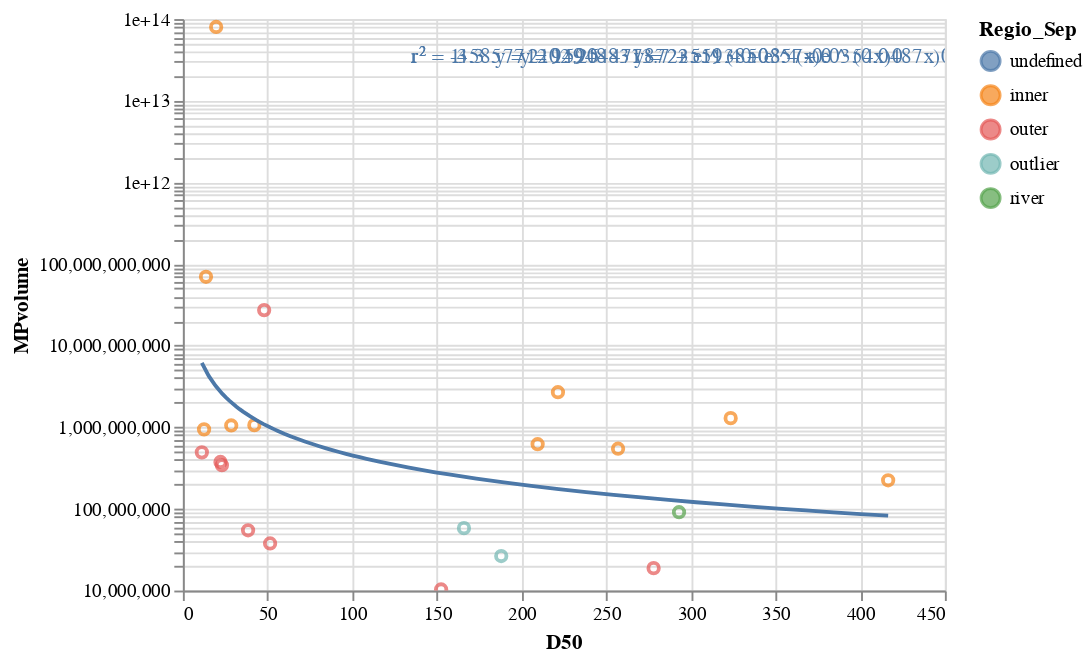

Here is the notebook cell this chart was saved with:
### Code cell
selection = alt.selection_multi(fields=['polymer_type'], bind='legend')

MP_SED_Plot = alt.Chart(tot_samples).mark_point().encode(
    x='D50',
    y= alt.Y('MPvolume',scale = alt.Scale(type= 'log')),
    color='Regio_Sep'
   # color= 'Dist_WWTP',
   # tooltip = ['polymer_type', 'Sample']
)

Reg_Line = MP_SED_Plot.transform_regression('D50', 'MPvolume',
                                            method="pow",
                                            #groupby=["Dist_WWTP"]
                                            #groupby=["Regio_Sep"],
                                           ).mark_line(color="red")

Reg_Params = MP_SED_Plot.transform_regression('D50', 'MPvolume',
                                              method="exp",
                                              groupby=["Regio_Sep"],
                                              params=True                                             
    ).mark_text(align='left', lineBreak='\n').encode(
        x=alt.value(120),  # pixels from left
        y=alt.value(20),  # pixels from top
        text='params:N'
    ).transform_calculate(
        params='"r² = " + round(datum.rSquared * 100)/100 + \
    "      y = " + round(datum.coef[0] * 10)/10 + " + e ^ (" + round(datum.coef[1] * 10000)/10000 + "x" + ")" + \n + " "'
    )

#ParamsDF = altair_transform.extract_data(Reg_Params)

alt.layer(MP_SED_Plot,Reg_Line,Reg_Params).add_selection(selection).transform_filter(selection).interactive()
#MP_Dist_WWTP_Plot #+ Reg_Line + Reg_Params

### Figure 1 — Vega-Lite specification as saved in the notebook (floating-point values rounded to 4 significant figures)
{"config": {"view": {"continuousWidth": 400, "continuousHeight": 300}}, "layer": [{"mark": "point", "encoding": {"color": {"type": "nominal", "field": "Regio_Sep"}, "x": {"type": "quantitative", "field": "D50"}, "y": {"type": "quantitative", "field": "MPvolume", "scale": {"type": "log"}}}, "selection": {"selector005": {"type": "multi", "fields": ["polymer_type"], "bind": "legend"}, "selector006": {"type": "interval", "bind": "scales", "encodings": ["x", "y"]}}}, {"mark": {"type": "line", "color": "red"}, "encoding": {"color": {"type": "nominal", "field": "Regio_Sep"}, "x": {"type": "quantitative", "field": "D50"}, "y": {"type": "quantitative", "field": "MPvolume", "scale": {"type": "log"}}}, "transform": [{"on": "D50", "regression": "MPvolume", "method": "pow"}]}, {"mark": {"type": "text", "align": "left", "lineBreak": "\n"}, "encoding": {"color": {"type": "nominal", "field": "Regio_Sep"}, "text": {"type": "nominal", "field": "params"}, "x": {"value": 120}, "y": {"value": 20}}, "transform": [{"on": "D50", "regression": "MPvolume", "groupby": ["Regio_Sep"], "method": "exp", "params": true}, {"calculate": "\"r² = \" + round(datum.rSquared * 100)/100 +     \"      y = \" + round(datum.coef[0] * 10)/10 + \" + e ^ (\" + round(datum.coef[1] * 10000)/10000 + \"x\" + \")\" + \n + \" \"", "as": "params"}]}], "data": {"name": "data-37a277f7fddd0edcc091f17f283dc728"}, "transform": [{"filter": {"selection": "selector005"}}], "$schema": "https://vega.github.io/schema/vega-lite/v4.8.1.json", "datasets": {"data-37a277f7fddd0edcc091f17f283dc728": [{"Sample": "Schlei_S10", "Frequency": 198, "FrequencyA500": 4.0, "FrequencyB500": 194.0, "Mass": 0.25, "GPS_LONs": 9.604, "GPS_LATs": 54.53, "Split": 1.0, "MP_D50": 85.71, "MPvolume": 2687000000.0, "Concentration": 792.0, "ConcentrationA500": 16.0, "ConcentrationB500": 776.0, "MPvolume_norm": 10750000000.0, "Station ID": "S10", "+ 15 cm ?": 1.0, "Date": "15-05-18", "Arrival": "10:20:00", "Sediment": null, "CTD": null, "Departure": null, "GPS LAT": "54° 31.516’", "GPS LON": "09° 36.213’", "Depth": 0.8, "Comments": "Klärwerk 3 (direkt am Auslauf)", "D50": 221.5, "Unnamed: 2": null, "20": 4.61, "25": 4.75, "32": 2.98, "38": 2.67, "45": 2.34, "53": 2.29, "63": 2.2, "75": 2.25, "90": 2.0, "106": 2.0, "125": 2.16, "150": 2.1, "180": 1.85, "212": 1.88, "250": 2.16, "300": 2.13, "355": 2.46, "425": 2.37, "500": 2.79, "600": 2.64, "710": 2.84, "850": 2.56, "1000": 2.62, "1180": 2.72, "1400": 3.05, "1700": 2.38, "2000": 2.11, "2360": 1.59, "2800": 0.93, "3350": 0.15, "4000": 0.0, "4750": 0.0, "5600": 0.0, "6300": 0.0, "6700": 0.0, "8000": 0.0, "9500": 0.0, " Below 63 µm": 48.05, " Below 90 µm": 52.5, " Below 125 µm": 56.5, " Below 180 µm": 60.76, " Below 250 µm": 64.48, " Below 355 µm": 68.78, " Below 500 µm": 73.61, " Below 710 µm": 79.04, " Below 1000 µm": 84.44, " Below 1400 µm": 89.78, " Below 2000 µm": 95.22, " Above 2000 µm": 4.78, "Dx 10": 7.65, "Dx 16": 10.9, "Dx 25": 17.0, "Dx 50": 73.5, "Dx 75": 548.0, "Dx 84": 972.0, "Dx 90": 1420.0, "TOC": 0.3995, "Hg": 5.0, "Dist_WWTP": 27.5, "Regio_Sep": "inner"}, {"Sample": "Schlei_S10_15cm", "Frequency": 243, "FrequencyA500": 1.0, "FrequencyB500": 242.0, "Mass": 0.03, "GPS_LONs": 9.604, "GPS_LATs": 54.53, "Split": 1.0, "MP_D50": 86.86, "MPvolume": 620200000.0, "Concentration": 8100.0, "ConcentrationA500": 33.0, "ConcentrationB500": 8067.0, "MPvolume_norm": 20670000000.0, "Station ID": "S10_d", "+ 15 cm ?": null, "Date": null, "Arrival": null, "Sediment": null, "CTD": null, "Departure": null, "GPS LAT": "54° 31.516’", "GPS LON": "09° 36.213’", "Depth": 0.8, "Comments": null, "D50": 209.5, "Unnamed: 2": null, "20": 7.14, "25": 8.04, "32": 5.54, "38": 5.3, "45": 4.9, "53": 4.85, "63": 4.5, "75": 4.1, "90": 3.12, "106": 2.59, "125": 2.14, "150": 1.55, "180": 1.01, "212": 0.74, "250": 0.67, "300": 0.54, "355": 0.51, "425": 0.42, "500": 0.44, "600": 0.37, "710": 0.38, "850": 0.29, "1000": 0.23, "1180": 0.17, "1400": 0.1, "1700": 0.04, "2000": 0.02, "2360": 0.0, "2800": 0.0, "3350": 0.0, "4000": 0.0, "4750": 0.0, "5600": 0.0, "6300": 0.0, "6700": 0.0, "8000": 0.0, "9500": 0.0, " Below 63 µm": 76.07, " Below 90 µm": 84.67, " Below 125 µm": 90.38, " Below 180 µm": 94.07, " Below 250 µm": 95.82, " Below 355 µm": 97.03, " Below 500 µm": 97.97, " Below 710 µm": 98.77, " Below 1000 µm": 99.44, " Below 1400 µm": 99.84, " Below 2000 µm": 99.98, " Above 2000 µm": 0.02, "Dx 10": 5.89, "Dx 16": 8.11, "Dx 25": 11.8, "Dx 50": 27.1, "Dx 75": 60.6, "Dx 84": 87.1, "Dx 90": 122.0, "TOC": 0.1685, "Hg": 16.28, "Dist_WWTP": 27.5, "Regio_Sep": "inner"}, {"Sample": "Schlei_S11", "Frequency": 103, "FrequencyA500": 3.0, "FrequencyB500": 100.0, "Mass": 0.081, "GPS_LONs": 9.614, "GPS_LATs": 54.52, "Split": 0.5, "MP_D50": 93.67, "MPvolume": 1052000000.0, "Concentration": 2543.0, "ConcentrationA500": 74.0, "ConcentrationB500": 2469.0, "MPvolume_norm": 25980000000.0, "Station ID": "S11", "+ 15 cm ?": null, "Date": "15-05-18", "Arrival": "10:30:00", "Sediment": "10:32:00", "CTD": "10:33:00", "Departure": null, "GPS LAT": "54° 31.426’", "GPS LON": "09° 36.865’", "Depth": 2.9, "Comments": null, "D50": 28.55, "Unnamed: 2": null, "20": 4.25, "25": 5.02, "32": 3.83, "38": 4.12, "45": 4.43, "53": 5.12, "63": 5.49, "75": 5.86, "90": 5.06, "106": 4.66, "125": 4.29, "150": 3.38, "180": 2.31, "212": 1.72, "250": 1.51, "300": 1.17, "355": 1.1, "425": 0.91, "500": 0.88, "600": 0.63, "710": 0.48, "850": 0.27, "1000": 0.18, "1180": 0.16, "1400": 0.18, "1700": 0.14, "2000": 0.12, "2360": 0.09, "2800": 0.05, "3350": 0.01, "4000": 0.0, "4750": 0.0, "5600": 0.0, "6300": 0.0, "6700": 0.0, "8000": 0.0, "9500": 0.0, " Below 63 µm": 59.35, " Below 90 µm": 70.71, " Below 125 µm": 80.43, " Below 180 µm": 88.09, " Below 250 µm": 92.11, " Below 355 µm": 94.79, " Below 500 µm": 96.8, " Below 710 µm": 98.32, " Below 1000 µm": 99.06, " Below 1400 µm": 99.4, " Below 2000 µm": 99.72, " Above 2000 µm": 0.28, "Dx 10": 5.45, "Dx 16": 8.0, "Dx 25": 13.3, "Dx 50": 45.4, "Dx 75": 103.0, "Dx 84": 145.0, "Dx 90": 206.0, "TOC": 10.82, "Hg": 221.3, "Dist_WWTP": 750.0, "Regio_Sep": "inner"}, {"Sample": "Schlei_S13", "Frequency": 244, "FrequencyA500": 4.0, "FrequencyB500": 240.0, "Mass": 0.071, "GPS_LONs": 9.622, "GPS_LATs": 54.52, "Split": 0.25, "MP_D50": 85.05, "MPvolume": 1061000000.0, "Concentration": 13750.0, "ConcentrationA500": 225.0, "ConcentrationB500": 13520.0, "MPvolume_norm": 59800000000.0, "Station ID": "S13", "+ 15 cm ?": null, "Date": "15-05-18", "Arrival": "12:32:00", "Sediment": "12:33:00", "CTD": "12:35:00", "Departure": null, "GPS LAT": "54° 30.94’", "GPS LON": "09° 37.292’", "Depth": 3.0, "Comments": null, "D50": 42.2, "Unnamed: 2": null, "20": 3.76, "25": 4.78, "32": 3.81, "38": 4.17, "45": 4.53, "53": 5.28, "63": 5.72, "75": 6.27, "90": 5.63, "106": 5.46, "125": 5.49, "150": 4.83, "180": 3.75, "212": 3.2, "250": 3.07, "300": 2.46, "355": 2.29, "425": 1.83, "500": 1.75, "600": 1.3, "710": 1.05, "850": 0.61, "1000": 0.34, "1180": 0.14, "1400": 0.03, "1700": 0.0, "2000": 0.0, "2360": 0.0, "2800": 0.0, "3350": 0.0, "4000": 0.0, "4750": 0.0, "5600": 0.0, "6300": 0.0, "6700": 0.0, "8000": 0.0, "9500": 0.0, " Below 63 µm": 44.77, " Below 90 µm": 56.77, " Below 125 µm": 67.85, " Below 180 µm": 78.18, " Below 250 µm": 85.13, " Below 355 µm": 90.66, " Below 500 µm": 94.77, " Below 710 µm": 97.83, " Below 1000 µm": 99.49, " Below 1400 µm": 99.97, " Below 2000 µm": 100.0, " Above 2000 µm": 6e-07, "Dx 10": 10.6, "Dx 16": 17.0, "Dx 25": 29.0, "Dx 50": 73.9, "Dx 75": 159.0, "Dx 84": 235.0, "Dx 90": 339.0, "TOC": 6.931, "Hg": 172.9, "Dist_WWTP": 1605.0, "Regio_Sep": "inner"}, {"Sample": "Schlei_S14", "Frequency": 25, "FrequencyA500": 0.0, "FrequencyB500": 25.0, "Mass": 0.25, "GPS_LONs": 9.639, "GPS_LATs": 54.52, "Split": 1.0, "MP_D50": 86.25, "MPvolume": 58150000.0, "Concentration": 100.0, "ConcentrationA500": 0.0, "ConcentrationB500": 100.0, "MPvolume_norm": 232600000.0, "Station ID": "S14", "+ 15 cm ?": null, "Date": "15-05-18", "Arrival": "13:30:00", "Sediment": "13:31:00", "CTD": "13:33:00", "Departure": "13:36:00", "GPS LAT": "54° 31.030’", "GPS LON": "09° 38.331’", "Depth": 2.3, "Comments": "Nordwestl. Stexwiger Enge", "D50": 166.0, "Unnamed: 2": null, "20": 3.36, "25": 3.77, "32": 2.69, "38": 2.75, "45": 2.87, "53": 3.34, "63": 3.72, "75": 4.31, "90": 4.12, "106": 4.28, "125": 4.73, "150": 4.6, "180": 3.95, "212": 3.79, "250": 4.03, "300": 3.57, "355": 3.62, "425": 3.08, "500": 3.15, "600": 2.52, "710": 2.26, "850": 1.57, "1000": 1.18, "1180": 0.87, "1400": 0.6, "1700": 0.26, "2000": 0.16, "2360": 0.1, "2800": 0.04, "3350": 0.01, "4000": 0.0, "4750": 0.0, "5600": 0.0, "6300": 0.0, "6700": 0.0, "8000": 0.0, "9500": 0.0, " Below 63 µm": 39.48, " Below 90 µm": 47.51, " Below 125 µm": 55.91, " Below 180 µm": 65.24, " Below 250 µm": 72.99, " Below 355 µm": 80.58, " Below 500 µm": 87.28, " Below 710 µm": 92.95, " Below 1000 µm": 96.78, " Below 1400 µm": 98.83, " Below 2000 µm": 99.69, " Above 2000 µm": 0.31, "Dx 10": 9.16, "Dx 16": 14.5, "Dx 25": 26.6, "Dx 50": 99.5, "Dx 75": 273.0, "Dx 84": 421.0, "Dx 90": 584.0, "TOC": 1.05, "Hg": 31.2, "Dist_WWTP": 2933.0, "Regio_Sep": "outlier"}, {"Sample": "Schlei_S15", "Frequency": 75, "FrequencyA500": 1.0, "FrequencyB500": 74.0, "Mass": 0.25, "GPS_LONs": 9.646, "GPS_LATs": 54.52, "Split": 1.0, "MP_D50": 90.73, "MPvolume": 1293000000.0, "Concentration": 300.0, "ConcentrationA500": 4.0, "ConcentrationB500": 296.0, "MPvolume_norm": 5172000000.0, "Station ID": "S15", "+ 15 cm ?": null, "Date": "15-05-18", "Arrival": "13:42:00", "Sediment": "13:46:00", "CTD": "13:47:00", "Departure": null, "GPS LAT": "54° 31.203’", "GPS LON": "09° 38.745’", "Depth": 2.2, "Comments": "Große Breite Nord West", "D50": 323.5, "Unnamed: 2": null, "20": 5.36, "25": 5.9, "32": 4.15, "38": 4.14, "45": 4.06, "53": 4.3, "63": 4.25, "75": 4.16, "90": 3.35, "106": 2.92, "125": 2.55, "150": 1.96, "180": 1.37, "212": 1.13, "250": 1.15, "300": 1.06, "355": 1.18, "425": 1.08, "500": 1.16, "600": 0.94, "710": 0.81, "850": 0.49, "1000": 0.28, "1180": 0.15, "1400": 0.09, "1700": 0.04, "2000": 0.03, "2360": 0.02, "2800": 0.01, "3350": 0.0, "4000": 0.0, "4750": 0.0, "5600": 0.0, "6300": 0.0, "6700": 0.0, "8000": 0.0, "9500": 0.0, " Below 63 µm": 69.8, " Below 90 µm": 78.22, " Below 125 µm": 84.49, " Below 180 µm": 88.99, " Below 250 µm": 91.49, " Below 355 µm": 93.7, " Below 500 µm": 95.96, " Below 710 µm": 98.07, " Below 1000 µm": 99.36, " Below 1400 µm": 99.8, " Below 2000 µm": 99.93, " Above 2000 µm": 0.07, "Dx 10": 5.2, "Dx 16": 6.97, "Dx 25": 10.1, "Dx 50": 28.0, "Dx 75": 78.1, "Dx 84": 121.0, "Dx 90": 203.0, "TOC": 0.64, "Hg": 11.0, "Dist_WWTP": 3455.0, "Regio_Sep": "inner"}, {"Sample": "Schlei_S17", "Frequency": 109, "FrequencyA500": 0.0, "FrequencyB500": 109.0, "Mass": 0.25, "GPS_LONs": 9.683, "GPS_LATs": 54.51, "Split": 1.0, "MP_D50": 81.91, "MPvolume": 224200000.0, "Concentration": 436.0, "ConcentrationA500": 0.0, "ConcentrationB500": 436.0, "MPvolume_norm": 896800000.0, "Station ID": "S17", "+ 15 cm ?": null, "Date": "15-05-18", "Arrival": "14:10:00", "Sediment": "14:12:00", "CTD": "14:14:00", "Departure": "14:15:00", "GPS LAT": "54° 30.433’", "GPS LON": "09° 40.979’", "Depth": 2.3, "Comments": null, "D50": 416.5, "Unnamed: 2": null, "20": 4.73, "25": 6.45, "32": 5.49, "38": 6.21, "45": 6.8, "53": 7.69, "63": 7.81, "75": 7.5, "90": 5.68, "106": 4.45, "125": 3.18, "150": 1.81, "180": 0.85, "212": 0.48, "250": 0.49, "300": 0.58, "355": 0.78, "425": 0.75, "500": 0.78, "600": 0.58, "710": 0.47, "850": 0.31, "1000": 0.24, "1180": 0.21, "1400": 0.23, "1700": 0.18, "2000": 0.16, "2360": 0.12, "2800": 0.07, "3350": 0.01, "4000": 0.0, "4750": 0.0, "5600": 0.0, "6300": 0.0, "6700": 0.0, "8000": 0.0, "9500": 0.0, " Below 63 µm": 62.29, " Below 90 µm": 77.6, " Below 125 µm": 87.73, " Below 180 µm": 92.71, " Below 250 µm": 94.04, " Below 355 µm": 95.11, " Below 500 µm": 96.63, " Below 710 µm": 98.0, " Below 1000 µm": 98.78, " Below 1400 µm": 99.23, " Below 2000 µm": 99.63, " Above 2000 µm": 0.37, "Dx 10": 7.42, "Dx 16": 11.7, "Dx 25": 20.1, "Dx 50": 47.5, "Dx 75": 84.2, "Dx 84": 108.0, "Dx 90": 141.0, "TOC": 0.6665, "Hg": 10.0, "Dist_WWTP": 5643.0, "Regio_Sep": "inner"}, {"Sample": "Schlei_S19", "Frequency": 31, "FrequencyA500": 0.0, "FrequencyB500": 31.0, "Mass": 0.25, "GPS_LONs": 9.703, "GPS_LATs": 54.51, "Split": 1.0, "MP_D50": 70.72, "MPvolume": 26490000.0, "Concentration": 124.0, "ConcentrationA500": 0.0, "ConcentrationB500": 124.0, "MPvolume_norm": 105900000.0, "Station ID": "S19", "+ 15 cm ?": null, "Date": "15-05-18", "Arrival": "14:45:00", "Sediment": "14:00:00", "CTD": "15:20:00", "Departure": null, "GPS LAT": "54° 30.753’", "GPS LON": "09° 42.157’", "Depth": 0.6, "Comments": null, "D50": 188.0, "Unnamed: 2": null, "20": 6.06, "25": 6.27, "32": 4.04, "38": 3.76, "45": 3.46, "53": 3.52, "63": 3.42, "75": 3.34, "90": 2.72, "106": 2.4, "125": 2.12, "150": 1.62, "180": 1.07, "212": 0.76, "250": 0.62, "300": 0.44, "355": 0.44, "425": 0.43, "500": 0.58, "600": 0.69, "710": 0.93, "850": 1.17, "1000": 1.6, "1180": 2.05, "1400": 2.6, "1700": 2.08, "2000": 1.78, "2360": 1.26, "2800": 0.66, "3350": 0.1, "4000": 0.0, "4750": 0.0, "5600": 0.0, "6300": 0.0, "6700": 0.0, "8000": 0.0, "9500": 0.0, " Below 63 µm": 65.14, " Below 90 µm": 71.9, " Below 125 µm": 77.01, " Below 180 µm": 80.75, " Below 250 µm": 82.58, " Below 355 µm": 83.64, " Below 500 µm": 84.51, " Below 710 µm": 85.78, " Below 1000 µm": 87.88, " Below 1400 µm": 91.52, " Below 2000 µm": 96.2, " Above 2000 µm": 3.8, "Dx 10": 6.52, "Dx 16": 8.75, "Dx 25": 12.5, "Dx 50": 31.5, "Dx 75": 109.0, "Dx 84": 412.0, "Dx 90": 1240.0, "TOC": 0.0615, "Hg": 3.7, "Dist_WWTP": 6836.0, "Regio_Sep": "outlier"}, {"Sample": "Schlei_S1_15cm", "Frequency": 357, "FrequencyA500": 4.0, "FrequencyB500": 353.0, "Mass": 0.063, "GPS_LONs": 9.557, "GPS_LATs": 54.51, "Split": 0.5887, "MP_D50": 90.52, "MPvolume": 69720000000.0, "Concentration": 9626.0, "ConcentrationA500": 108.0, "ConcentrationB500": 9518.0, "MPvolume_norm": 1880000000000.0, "Station ID": "S1_d", "+ 15 cm ?": null, "Date": null, "Arrival": null, "Sediment": null, "CTD": null, "Departure": null, "GPS LAT": "54° 30.45’", "GPS LON": "09° 33.43’", "Depth": 2.7, "Comments": null, "D50": 13.65, "Unnamed: 2": null, "20": 3.52, "25": 4.31, "32": 3.36, "38": 3.63, "45": 3.92, "53": 4.58, "63": 4.99, "75": 5.48, "90": 4.9, "106": 4.67, "125": 4.51, "150": 3.76, "180": 2.75, "212": 2.22, "250": 2.08, "300": 1.66, "355": 1.51, "425": 1.14, "500": 1.01, "600": 0.72, "710": 0.71, "850": 0.76, "1000": 1.06, "1180": 1.46, "1400": 2.07, "1700": 1.87, "2000": 1.79, "2360": 1.42, "2800": 0.85, "3350": 0.14, "4000": 0.0, "4750": 0.0, "5600": 0.0, "6300": 0.0, "6700": 0.0, "8000": 0.0, "9500": 0.0, " Below 63 µm": 46.47, " Below 90 µm": 56.94, " Below 125 µm": 66.51, " Below 180 µm": 74.78, " Below 250 µm": 79.76, " Below 355 µm": 83.5, " Below 500 µm": 86.15, " Below 710 µm": 87.87, " Below 1000 µm": 89.35, " Below 1400 µm": 91.86, " Below 2000 µm": 95.81, " Above 2000 µm": 4.19, "Dx 10": 7.44, "Dx 16": 12.1, "Dx 25": 22.5, "Dx 50": 71.3, "Dx 75": 182.0, "Dx 84": 376.0, "Dx 90": 1120.0, "TOC": 13.7, "Hg": 359.4, "Dist_WWTP": 4490.0, "Regio_Sep": "inner"}, {"Sample": "Schlei_S2", "Frequency": 243, "FrequencyA500": 4.0, "FrequencyB500": 239.0, "Mass": 0.25, "GPS_LONs": 9.591, "GPS_LATs": 54.51, "Split": 0.5, "MP_D50": 79.6, "MPvolume": 546200000.0, "Concentration": 1944.0, "ConcentrationA500": 32.0, "ConcentrationB500": 1912.0, "MPvolume_norm": 4370000000.0, "Station ID": "S2", "+ 15 cm ?": null, "Date": "14-05-18", "Arrival": "18:50:00", "Sediment": "18:50:00", "CTD": "18:58:00", "Departure": "18:58:00", "GPS LAT": "54° 30.462’", "GPS LON": "09° 35.433’", "Depth": 3.6, "Comments": "Fahrdorf und Offizierskasino", "D50": 257.0, "Unnamed: 2": null, "20": 5.58, "25": 6.52, "32": 4.73, "38": 4.76, "45": 4.66, "53": 4.88, "63": 4.76, "75": 4.55, "90": 3.59, "106": 3.05, "125": 2.56, "150": 1.86, "180": 1.2, "212": 0.9, "250": 0.88, "300": 0.84, "355": 1.02, "425": 1.02, "500": 1.22, "600": 1.1, "710": 1.04, "850": 0.73, "1000": 0.52, "1180": 0.35, "1400": 0.19, "1700": 0.07, "2000": 0.05, "2360": 0.03, "2800": 0.01, "3350": 0.0, "4000": 0.0, "4750": 0.0, "5600": 0.0, "6300": 0.0, "6700": 0.0, "8000": 0.0, "9500": 0.0, " Below 63 µm": 68.46, " Below 90 µm": 77.77, " Below 125 µm": 84.41, " Below 180 µm": 88.83, " Below 250 µm": 90.93, " Below 355 µm": 92.65, " Below 500 µm": 94.69, " Below 710 µm": 97.0, " Below 1000 µm": 98.77, " Below 1400 µm": 99.64, " Below 2000 µm": 99.9, " Above 2000 µm": 0.1, "Dx 10": 5.32, "Dx 16": 7.52, "Dx 25": 11.7, "Dx 50": 32.7, "Dx 75": 80.4, "Dx 84": 122.0, "Dx 90": 211.0, "TOC": 1.402, "Hg": 34.9, "Dist_WWTP": 2468.0, "Regio_Sep": "inner"}, {"Sample": "Schlei_S22", "Frequency": 30, "FrequencyA500": 0.0, "FrequencyB500": 30.0, "Mass": 0.066, "GPS_LONs": 9.769, "GPS_LATs": 54.56, "Split": 1.0, "MP_D50": 75.07, "MPvolume": 54720000.0, "Concentration": 455.0, "ConcentrationA500": 0.0, "ConcentrationB500": 455.0, "MPvolume_norm": 829100000.0, "Station ID": "S22", "+ 15 cm ?": null, "Date": "15-05-18", "Arrival": "18:02:00", "Sediment": "18:06:00", "CTD": "18:09:00", "Departure": null, "GPS LAT": "54° 33.605’", "GPS LON": "09° 46.132’", "Depth": 4.0, "Comments": "Ulsnis", "D50": 38.5, "Unnamed: 2": "32-38", "20": 3.44, "25": 3.9, "32": 2.93, "38": 3.11, "45": 3.28, "53": 3.71, "63": 3.92, "75": 4.16, "90": 3.64, "106": 3.44, "125": 3.37, "150": 2.92, "180": 2.28, "212": 2.04, "250": 2.15, "300": 1.97, "355": 2.17, "425": 2.0, "500": 2.23, "600": 1.96, "710": 1.9, "850": 1.46, "1000": 1.23, "1180": 1.04, "1400": 0.89, "1700": 0.56, "2000": 0.45, "2360": 0.31, "2800": 0.17, "3350": 0.03, "4000": 0.0, "4750": 0.0, "5600": 0.0, "6300": 0.0, "6700": 0.0, "8000": 0.0, "9500": 0.0, " Below 63 µm": 53.73, " Below 90 µm": 61.81, " Below 125 µm": 68.88, " Below 180 µm": 75.17, " Below 250 µm": 79.49, " Below 355 µm": 83.61, " Below 500 µm": 87.78, " Below 710 µm": 91.97, " Below 1000 µm": 95.33, " Below 1400 µm": 97.6, " Below 2000 µm": 99.04, " Above 2000 µm": 0.96, "Dx 10": 5.7, "Dx 16": 7.82, "Dx 25": 12.3, "Dx 50": 53.0, "Dx 75": 178.0, "Dx 84": 367.0, "Dx 90": 599.0, "TOC": 11.55, "Hg": 175.6, "Dist_WWTP": 14090.0, "Regio_Sep": "outer"}, {"Sample": "Schlei_S23", "Frequency": 129, "FrequencyA500": 1.0, "FrequencyB500": 128.0, "Mass": 0.093, "GPS_LONs": 9.781, "GPS_LATs": 54.57, "Split": 1.0, "MP_D50": 91.78, "MPvolume": 492600000.0, "Concentration": 1387.0, "ConcentrationA500": 11.0, "ConcentrationB500": 1376.0, "MPvolume_norm": 5297000000.0, "Station ID": "S23", "+ 15 cm ?": null, "Date": "15-05-18", "Arrival": "18:49:00", "Sediment": null, "CTD": null, "Departure": null, "GPS LAT": "54° 34.329’", "GPS LON": "09° 46.865’", "Depth": 3.1, "Comments": "Gummeby?", "D50": 11.2, "Unnamed: 2": null, "20": 3.55, "25": 3.87, "32": 2.63, "38": 2.56, "45": 2.5, "53": 2.71, "63": 2.84, "75": 3.08, "90": 2.8, "106": 2.79, "125": 2.93, "150": 2.73, "180": 2.28, "212": 2.15, "250": 2.3, "300": 2.09, "355": 2.24, "425": 2.04, "500": 2.35, "600": 2.29, "710": 2.63, "850": 2.65, "1000": 2.98, "1180": 3.32, "1400": 3.88, "1700": 3.07, "2000": 2.72, "2360": 2.05, "2800": 1.2, "3350": 0.19, "4000": 0.0, "4750": 0.0, "5600": 0.0, "6300": 0.0, "6700": 0.0, "8000": 0.0, "9500": 0.0, " Below 63 µm": 40.41, " Below 90 µm": 46.32, " Below 125 µm": 51.91, " Below 180 µm": 57.57, " Below 250 µm": 61.99, " Below 355 µm": 66.39, " Below 500 µm": 70.67, " Below 710 µm": 75.31, " Below 1000 µm": 80.59, " Below 1400 µm": 86.9, " Below 2000 µm": 93.84, " Above 2000 µm": 6.16, "Dx 10": 8.43, "Dx 16": 13.1, "Dx 25": 23.3, "Dx 50": 112.0, "Dx 75": 694.0, "Dx 84": 1210.0, "Dx 90": 1630.0, "TOC": 12.22, "Hg": 231.7, "Dist_WWTP": 15660.0, "Regio_Sep": "outer"}, {"Sample": "Schlei_S24", "Frequency": 21, "FrequencyA500": 0.0, "FrequencyB500": 21.0, "Mass": 0.188, "GPS_LONs": 9.812, "GPS_LATs": 54.58, "Split": 0.5, "MP_D50": 155.6, "MPvolume": 37780000.0, "Concentration": 223.0, "ConcentrationA500": 0.0, "ConcentrationB500": 223.0, "MPvolume_norm": 401900000.0, "Station ID": "S24", "+ 15 cm ?": null, "Date": "15-05-18", "Arrival": "19:06:00", "Sediment": "19:06:00", "CTD": null, "Departure": null, "GPS LAT": "54° 34.620’", "GPS LON": "09° 48.741’", "Depth": 4.7, "Comments": "Lindaunis", "D50": 51.5, "Unnamed: 2": null, "20": 5.37, "25": 5.75, "32": 3.86, "38": 3.7, "45": 3.49, "53": 3.59, "63": 3.51, "75": 3.46, "90": 2.87, "106": 2.62, "125": 2.53, "150": 2.26, "180": 1.91, "212": 1.9, "250": 2.11, "300": 1.86, "355": 1.64, "425": 1.05, "500": 0.57, "600": 0.09, "710": 0.0, "850": 0.0, "1000": 0.0, "1180": 0.0, "1400": 0.0, "1700": 0.0, "2000": 0.0, "2360": 0.0, "2800": 0.0, "3350": 0.0, "4000": 0.0, "4750": 0.0, "5600": 0.0, "6300": 0.0, "6700": 0.0, "8000": 0.0, "9500": 0.0, " Below 63 µm": 71.63, " Below 90 µm": 78.61, " Below 125 µm": 84.09, " Below 180 µm": 88.88, " Below 250 µm": 92.68, " Below 355 µm": 96.65, " Below 500 µm": 99.34, " Below 710 µm": 100.0, " Below 1000 µm": 100.0, " Below 1400 µm": 100.0, " Below 2000 µm": 100.0, " Above 2000 µm": 3e-11, "Dx 10": 4.49, "Dx 16": 6.04, "Dx 25": 8.76, "Dx 50": 23.7, "Dx 75": 74.5, "Dx 84": 124.0, "Dx 90": 198.0, "TOC": 1.979, "Hg": 50.6, "Dist_WWTP": 17540.0, "Regio_Sep": "outer"}, {"Sample": "Schlei_S25", "Frequency": 154, "FrequencyA500": 1.0, "FrequencyB500": 153.0, "Mass": 0.13, "GPS_LONs": 9.887, "GPS_LATs": 54.61, "Split": 1.0, "MP_D50": 86.94, "MPvolume": 342900000.0, "Concentration": 1185.0, "ConcentrationA500": 8.0, "ConcentrationB500": 1177.0, "MPvolume_norm": 2638000000.0, "Station ID": "S25", "+ 15 cm ?": null, "Date": "15-05-18", "Arrival": "19:37:00", "Sediment": "19:37:00", "CTD": null, "Departure": null, "GPS LAT": "54° 36.857’", "GPS LON": "09° 53.229’", "Depth": 3.0, "Comments": "Faullück", "D50": 23.05, "Unnamed: 2": null, "20": 3.47, "25": 4.33, "32": 3.53, "38": 3.99, "45": 4.49, "53": 5.36, "63": 5.88, "75": 6.36, "90": 5.51, "106": 5.04, "125": 4.56, "150": 3.48, "180": 2.27, "212": 1.58, "250": 1.32, "300": 1.01, "355": 1.0, "425": 0.87, "500": 0.9, "600": 0.66, "710": 0.48, "850": 0.19, "1000": 0.03, "1180": 0.0, "1400": 0.0, "1700": 0.0, "2000": 0.0, "2360": 0.0, "2800": 0.0, "3350": 0.0, "4000": 0.0, "4750": 0.0, "5600": 0.0, "6300": 0.0, "6700": 0.0, "8000": 0.0, "9500": 0.0, " Below 63 µm": 58.86, " Below 90 µm": 71.1, " Below 125 µm": 81.65, " Below 180 µm": 89.69, " Below 250 µm": 93.54, " Below 355 µm": 95.87, " Below 500 µm": 97.74, " Below 710 µm": 99.3, " Below 1000 µm": 99.97, " Below 1400 µm": 100.0, " Below 2000 µm": 100.0, " Above 2000 µm": 9e-09, "Dx 10": 4.19, "Dx 16": 6.3, "Dx 25": 11.2, "Dx 50": 46.7, "Dx 75": 101.0, "Dx 84": 137.0, "Dx 90": 183.0, "TOC": 8.713, "Hg": 166.0, "Dist_WWTP": 24020.0, "Regio_Sep": "outer"}, {"Sample": "Schlei_S26", "Frequency": 13, "FrequencyA500": 0.0, "FrequencyB500": 13.0, "Mass": 0.25, "GPS_LONs": 9.924, "GPS_LATs": 54.62, "Split": 1.0, "MP_D50": 106.7, "MPvolume": 18810000.0, "Concentration": 52.0, "ConcentrationA500": 0.0, "ConcentrationB500": 52.0, "MPvolume_norm": 75230000.0, "Station ID": "S26", "+ 15 cm ?": null, "Date": "15-05-18", "Arrival": "20:28:00", "Sediment": "20:30:00", "CTD": null, "Departure": null, "GPS LAT": "54° 37.483’", "GPS LON": "09° 55.42’", "Depth": 2.3, "Comments": null, "D50": 278.0, "Unnamed: 2": null, "20": 3.88, "25": 4.23, "32": 2.93, "38": 2.9, "45": 2.86, "53": 3.09, "63": 3.18, "75": 3.36, "90": 2.98, "106": 2.9, "125": 3.01, "150": 2.8, "180": 2.35, "212": 2.25, "250": 2.47, "300": 2.32, "355": 2.57, "425": 2.39, "500": 2.71, "600": 2.41, "710": 2.35, "850": 1.8, "1000": 1.5, "1180": 1.28, "1400": 1.15, "1700": 0.75, "2000": 0.62, "2360": 0.44, "2800": 0.25, "3350": 0.04, "4000": 0.0, "4750": 0.0, "5600": 0.0, "6300": 0.0, "6700": 0.0, "8000": 0.0, "9500": 0.0, " Below 63 µm": 52.13, " Below 90 µm": 58.67, " Below 125 µm": 64.55, " Below 180 µm": 70.36, " Below 250 µm": 74.96, " Below 355 µm": 79.74, " Below 500 µm": 84.71, " Below 710 µm": 89.82, " Below 1000 µm": 93.98, " Below 1400 µm": 96.75, " Below 2000 µm": 98.65, " Above 2000 µm": 1.35, "Dx 10": 5.4, "Dx 16": 7.95, "Dx 25": 13.3, "Dx 50": 55.9, "Dx 75": 251.0, "Dx 84": 477.0, "Dx 90": 719.0, "TOC": 0.1885, "Hg": 17.6, "Dist_WWTP": 26570.0, "Regio_Sep": "outer"}, {"Sample": "Schlei_S27", "Frequency": 173, "FrequencyA500": 0.0, "FrequencyB500": 173.0, "Mass": 0.25, "GPS_LONs": 9.933, "GPS_LATs": 54.64, "Split": 0.25, "MP_D50": 91.83, "MPvolume": 376100000.0, "Concentration": 2768.0, "ConcentrationA500": 0.0, "ConcentrationB500": 2768.0, "MPvolume_norm": 6017000000.0, "Station ID": "S27", "+ 15 cm ?": null, "Date": "15-05-18", "Arrival": "20:47:00", "Sediment": null, "CTD": null, "Departure": null, "GPS LAT": "54° 38.155’", "GPS LON": "09° 55.992’", "Depth": 1.2, "Comments": null, "D50": 22.2, "Unnamed: 2": null, "20": 4.89, "25": 5.45, "32": 3.86, "38": 3.88, "45": 3.89, "53": 4.31, "63": 4.58, "75": 5.08, "90": 4.73, "106": 4.81, "125": 5.12, "150": 4.62, "180": 3.43, "212": 2.4, "250": 1.5, "300": 0.33, "355": 0.0, "425": 0.0, "500": 0.0, "600": 0.0, "710": 0.0, "850": 0.0, "1000": 0.0, "1180": 0.0, "1400": 0.0, "1700": 0.0, "2000": 0.0, "2360": 0.0, "2800": 0.0, "3350": 0.0, "4000": 0.0, "4750": 0.0, "5600": 0.0, "6300": 0.0, "6700": 0.0, "8000": 0.0, "9500": 0.0, " Below 63 µm": 63.39, " Below 90 µm": 73.05, " Below 125 µm": 82.6, " Below 180 µm": 92.34, " Below 250 µm": 98.16, " Below 355 µm": 100.0, " Below 500 µm": 100.0, " Below 710 µm": 100.0, " Below 1000 µm": 100.0, " Below 1400 µm": 100.0, " Below 2000 µm": 100.0, " Above 2000 µm": 6e-14, "Dx 10": 5.5, "Dx 16": 7.6, "Dx 25": 11.6, "Dx 50": 35.9, "Dx 75": 96.3, "Dx 84": 131.0, "Dx 90": 163.0, "TOC": 6.883, "Hg": 182.6, "Dist_WWTP": 28530.0, "Regio_Sep": "outer"}, {"Sample": "Schlei_S3", "Frequency": 262, "FrequencyA500": 6.0, "FrequencyB500": 256.0, "Mass": 0.06, "GPS_LONs": 9.601, "GPS_LATs": 54.51, "Split": 0.5, "MP_D50": 88.33, "MPvolume": 941600000.0, "Concentration": 8733.0, "ConcentrationA500": 200.0, "ConcentrationB500": 8533.0, "MPvolume_norm": 31390000000.0, "Station ID": "S3", "+ 15 cm ?": null, "Date": "14-05-18", "Arrival": "19:08:00", "Sediment": null, "CTD": "19:18:00", "Departure": null, "GPS LAT": "54° 30.519’", "GPS LON": "09° 36.039’", "Depth": 3.8, "Comments": "zw. Fahrdorf und Windmühle", "D50": 12.5, "Unnamed: 2": null, "20": 5.29, "25": 6.23, "32": 4.64, "38": 4.82, "45": 4.9, "53": 5.34, "63": 5.38, "75": 5.32, "90": 4.28, "106": 3.67, "125": 3.08, "150": 2.21, "180": 1.4, "212": 1.03, "250": 0.97, "300": 0.83, "355": 0.84, "425": 0.68, "500": 0.62, "600": 0.4, "710": 0.29, "850": 0.19, "1000": 0.19, "1180": 0.21, "1400": 0.25, "1700": 0.2, "2000": 0.17, "2360": 0.13, "2800": 0.08, "3350": 0.01, "4000": 0.0, "4750": 0.0, "5600": 0.0, "6300": 0.0, "6700": 0.0, "8000": 0.0, "9500": 0.0, " Below 63 µm": 67.56, " Below 90 µm": 78.27, " Below 125 µm": 86.22, " Below 180 µm": 91.51, " Below 250 µm": 93.94, " Below 355 µm": 95.74, " Below 500 µm": 97.26, " Below 710 µm": 98.28, " Below 1000 µm": 98.76, " Below 1400 µm": 99.16, " Below 2000 µm": 99.61, " Above 2000 µm": 0.39, "Dx 10": 5.62, "Dx 16": 7.86, "Dx 25": 12.1, "Dx 50": 34.7, "Dx 75": 80.4, "Dx 84": 113.0, "Dx 90": 158.0, "TOC": 13.63, "Hg": 277.2, "Dist_WWTP": 2068.0, "Regio_Sep": "inner"}, {"Sample": "Schlei_S30", "Frequency": 81, "FrequencyA500": 5.0, "FrequencyB500": 76.0, "Mass": 0.203, "GPS_LONs": 9.945, "GPS_LATs": 54.67, "Split": 1.0, "MP_D50": 122.3, "MPvolume": 27220000000.0, "Concentration": 399.0, "ConcentrationA500": 25.0, "ConcentrationB500": 374.0, "MPvolume_norm": 134100000000.0, "Station ID": "S30", "+ 15 cm ?": null, "Date": "16-05-18", "Arrival": "09:37:00", "Sediment": "09:40:00", "CTD": null, "Departure": null, "GPS LAT": "54° 40.317’", "GPS LON": "09° 56.671’", "Depth": 12.1, "Comments": null, "D50": 48.0, "Unnamed: 2": null, "20": 2.98, "25": 3.32, "32": 2.31, "38": 2.27, "45": 2.24, "53": 2.44, "63": 2.56, "75": 2.79, "90": 2.57, "106": 2.6, "125": 2.83, "150": 2.78, "180": 2.48, "212": 2.54, "250": 2.93, "300": 2.86, "355": 3.26, "425": 3.09, "500": 3.59, "600": 3.39, "710": 3.64, "850": 3.3, "1000": 3.32, "1180": 3.3, "1400": 3.41, "1700": 2.48, "2000": 2.09, "2360": 1.52, "2800": 0.87, "3350": 0.14, "4000": 0.0, "4750": 0.0, "5600": 0.0, "6300": 0.0, "6700": 0.0, "8000": 0.0, "9500": 0.0, " Below 63 µm": 35.67, " Below 90 µm": 41.02, " Below 125 µm": 46.19, " Below 180 µm": 51.79, " Below 250 µm": 56.81, " Below 355 µm": 62.61, " Below 500 µm": 68.96, " Below 710 µm": 75.94, " Below 1000 µm": 82.88, " Below 1400 µm": 89.5, " Below 2000 µm": 95.39, " Above 2000 µm": 4.61, "Dx 10": 8.75, "Dx 16": 14.5, "Dx 25": 28.8, "Dx 50": 160.0, "Dx 75": 678.0, "Dx 84": 1060.0, "Dx 90": 1440.0, "TOC": 2.388, "Hg": 56.04, "Dist_WWTP": 32500.0, "Regio_Sep": "outer"}, {"Sample": "Schlei_S31", "Frequency": 9, "FrequencyA500": 0.0, "FrequencyB500": 9.0, "Mass": 0.078, "GPS_LONs": 10.02, "GPS_LATs": 54.68, "Split": 1.0, "MP_D50": 72.23, "MPvolume": 10320000.0, "Concentration": 115.0, "ConcentrationA500": 0.0, "ConcentrationB500": 115.0, "MPvolume_norm": 132300000.0, "Station ID": "S31", "+ 15 cm ?": null, "Date": "16-05-18", "Arrival": "10:45:00", "Sediment": null, "CTD": null, "Departure": null, "GPS LAT": "54° 40.542’", "GPS LON": "10° 01.118’", "Depth": 4.0, "Comments": null, "D50": 152.5, "Unnamed: 2": null, "20": 0.91, "25": 1.13, "32": 0.86, "38": 0.91, "45": 0.98, "53": 1.17, "63": 1.36, "75": 1.67, "90": 1.71, "106": 1.9, "125": 2.35, "150": 2.62, "180": 2.65, "212": 3.1, "250": 3.91, "300": 4.02, "355": 4.56, "425": 4.08, "500": 4.34, "600": 3.8, "710": 4.14, "850": 4.26, "1000": 5.17, "1180": 6.23, "1400": 7.88, "1700": 6.57, "2000": 5.99, "2360": 4.59, "2800": 2.7, "3350": 0.44, "4000": 0.0, "4750": 0.0, "5600": 0.0, "6300": 0.0, "6700": 0.0, "8000": 0.0, "9500": 0.0, " Below 63 µm": 9.95, " Below 90 µm": 12.99, " Below 125 µm": 16.6, " Below 180 µm": 21.57, " Below 250 µm": 27.32, " Below 355 µm": 35.24, " Below 500 µm": 43.88, " Below 710 µm": 52.03, " Below 1000 µm": 60.44, " Below 1400 µm": 71.83, " Below 2000 µm": 86.28, " Above 2000 µm": 13.72, "Dx 10": 63.4, "Dx 16": 119.0, "Dx 25": 221.0, "Dx 50": 649.0, "Dx 75": 1520.0, "Dx 84": 1890.0, "Dx 90": 2210.0, "TOC": 1.108, "Hg": 12.29, "Dist_WWTP": 37480.0, "Regio_Sep": "outer"}, {"Sample": "Schlei_S5", "Frequency": 8, "FrequencyA500": 0.0, "FrequencyB500": 8.0, "Mass": 0.25, "GPS_LONs": 9.627, "GPS_LATs": 54.53, "Split": 1.0, "MP_D50": 99.83, "MPvolume": 91150000.0, "Concentration": 32.0, "ConcentrationA500": 0.0, "ConcentrationB500": 32.0, "MPvolume_norm": 364600000.0, "Station ID": "S5", "+ 15 cm ?": 1.0, "Date": "15-05-18", "Arrival": "09:10:00", "Sediment": "09:13:00", "CTD": "09:14:00", "Departure": "09:16:00", "GPS LAT": "54° 31.794’", "GPS LON": "09° 37.595’", "Depth": 1.4, "Comments": "Füsinger Au", "D50": 293.0, "Unnamed: 2": null, "20": 2.72, "25": 3.14, "32": 2.28, "38": 2.34, "45": 2.4, "53": 2.72, "63": 2.93, "75": 3.26, "90": 3.01, "106": 3.02, "125": 3.2, "150": 2.97, "180": 2.45, "212": 2.23, "250": 2.25, "300": 1.89, "355": 1.79, "425": 1.44, "500": 1.44, "600": 1.23, "710": 1.33, "850": 1.35, "1000": 1.61, "1180": 1.93, "1400": 2.45, "1700": 2.06, "2000": 1.89, "2360": 1.46, "2800": 0.86, "3350": 0.14, "4000": 0.0, "4750": 0.0, "5600": 0.0, "6300": 0.0, "6700": 0.0, "8000": 0.0, "9500": 0.0, " Below 63 µm": 51.8, " Below 90 µm": 57.98, " Below 125 µm": 64.0, " Below 180 µm": 70.18, " Below 250 µm": 74.86, " Below 355 µm": 79.0, " Below 500 µm": 82.23, " Below 710 µm": 84.91, " Below 1000 µm": 87.59, " Below 1400 µm": 91.13, " Below 2000 µm": 95.65, " Above 2000 µm": 4.35, "Dx 10": 0.353, "Dx 16": 2.84, "Dx 25": 7.41, "Dx 50": 56.3, "Dx 75": 253.0, "Dx 84": 627.0, "Dx 90": 1270.0, "TOC": 0.1235, "Hg": 8.0, "Dist_WWTP": 1602.0, "Regio_Sep": "river"}, {"Sample": "Schlei_S8", "Frequency": 1416, "FrequencyA500": 31.0, "FrequencyB500": 1385.0, "Mass": 0.105, "GPS_LONs": 9.606, "GPS_LATs": 54.53, "Split": 0.25, "MP_D50": 103.0, "MPvolume": 79950000000000.0, "Concentration": 53940.0, "ConcentrationA500": 1181.0, "ConcentrationB500": 52760.0, "MPvolume_norm": 3046000000000000.0, "Station ID": "S8", "+ 15 cm ?": null, "Date": "15-05-18", "Arrival": "10:00:00", "Sediment": "10:02:00", "CTD": "10:04:00", "Departure": null, "GPS LAT": "54° 31.516’", "GPS LON": "09° 36.387’", "Depth": 2.0, "Comments": "Auslauf Klärwerk", "D50": 19.65, "Unnamed: 2": null, "20": 5.23, "25": 6.24, "32": 4.55, "38": 4.63, "45": 4.66, "53": 5.12, "63": 5.32, "75": 5.6, "90": 4.85, "106": 4.53, "125": 4.3, "150": 3.54, "180": 2.56, "212": 2.06, "250": 1.96, "300": 1.63, "355": 1.66, "425": 1.44, "500": 1.49, "600": 1.17, "710": 0.98, "850": 0.58, "1000": 0.34, "1180": 0.17, "1400": 0.09, "1700": 0.06, "2000": 0.04, "2360": 0.03, "2800": 0.01, "3350": 0.0, "4000": 0.0, "4750": 0.0, "5600": 0.0, "6300": 0.0, "6700": 0.0, "8000": 0.0, "9500": 0.0, " Below 63 µm": 55.59, " Below 90 µm": 66.5, " Below 125 µm": 75.88, " Below 180 µm": 83.72, " Below 250 µm": 88.34, " Below 355 µm": 91.93, " Below 500 µm": 95.03, " Below 710 µm": 97.69, " Below 1000 µm": 99.26, " Below 1400 µm": 99.76, " Below 2000 µm": 99.91, " Above 2000 µm": 0.09, "Dx 10": 8.25, "Dx 16": 12.5, "Dx 25": 19.9, "Dx 50": 52.2, "Dx 75": 121.0, "Dx 84": 183.0, "Dx 90": 291.0, "TOC": 16.4, "Hg": 304.9, "Dist_WWTP": 211.0, "Regio_Sep": "inner"}]}}
